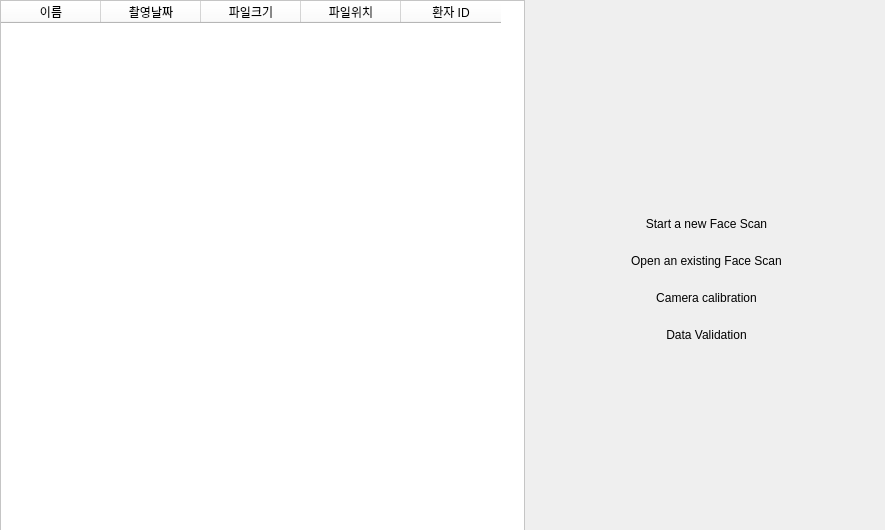
<?xml version="1.0" encoding="UTF-8"?>
<ui version="4.0">
 <class>MainModule</class>
 <widget class="QWidget" name="MainModule">
  <property name="geometry">
   <rect>
    <x>0</x>
    <y>0</y>
    <width>885</width>
    <height>530</height>
   </rect>
  </property>
  <property name="windowTitle">
   <string>Form</string>
  </property>
  <property name="styleSheet">
   <string notr="true">#MainImg{
background-image:url(&quot;GENORAY_small.jpg&quot;);
background-repeat:no-repeat;
background-position:center;
}
QWidget{
background: &quot;#F4F4F4&quot;;
}
QTableWidget{
background: &quot;white&quot;;
}
QPushButton {
font: 12pt &quot;맑은고딕&quot;;
background: &quot;#F4F4F4&quot;;
border : 0px
}
QPushButton:hover{
color: &quot;#F00000&quot;;
}</string>
  </property>
  <widget class="QWidget" name="layoutWidget">
   <property name="geometry">
    <rect>
     <x>0</x>
     <y>0</y>
     <width>881</width>
     <height>531</height>
    </rect>
   </property>
   <layout class="QHBoxLayout" name="horizontalLayout">
    <item>
     <widget class="QTableWidget" name="RecentTable">
      <property name="styleSheet">
       <string notr="true">background : white;</string>
      </property>
      <column>
       <property name="text">
        <string>이름</string>
       </property>
      </column>
      <column>
       <property name="text">
        <string>촬영날짜</string>
       </property>
      </column>
      <column>
       <property name="text">
        <string>파일크기</string>
       </property>
      </column>
      <column>
       <property name="text">
        <string>파일위치</string>
       </property>
      </column>
      <column>
       <property name="text">
        <string>환자 ID</string>
       </property>
      </column>
     </widget>
    </item>
    <item>
     <widget class="QWidget" name="widget_1" native="true">
      <property name="minimumSize">
       <size>
        <width>350</width>
        <height>0</height>
       </size>
      </property>
      <widget class="QWidget" name="layoutWidget">
       <property name="geometry">
        <rect>
         <x>10</x>
         <y>200</y>
         <width>331</width>
         <height>161</height>
        </rect>
       </property>
       <layout class="QVBoxLayout" name="verticalLayout">
        <item>
         <widget class="QPushButton" name="runScanModule">
          <property name="autoFillBackground">
           <bool>false</bool>
          </property>
          <property name="styleSheet">
           <string notr="true"/>
          </property>
          <property name="text">
           <string>Start a new Face Scan</string>
          </property>
         </widget>
        </item>
        <item>
         <widget class="QPushButton" name="runViewerModule">
          <property name="text">
           <string>Open an existing Face Scan</string>
          </property>
         </widget>
        </item>
        <item>
         <widget class="QPushButton" name="runCalibrationModule">
          <property name="text">
           <string>Camera calibration</string>
          </property>
         </widget>
        </item>
        <item>
         <widget class="QPushButton" name="runExpModule">
          <property name="text">
           <string>Data Validation</string>
          </property>
         </widget>
        </item>
       </layout>
      </widget>
      <widget class="QWidget" name="MainImg" native="true">
       <property name="geometry">
        <rect>
         <x>10</x>
         <y>10</y>
         <width>331</width>
         <height>161</height>
        </rect>
       </property>
      </widget>
     </widget>
    </item>
   </layout>
  </widget>
 </widget>
 <resources/>
 <connections/>
</ui>
